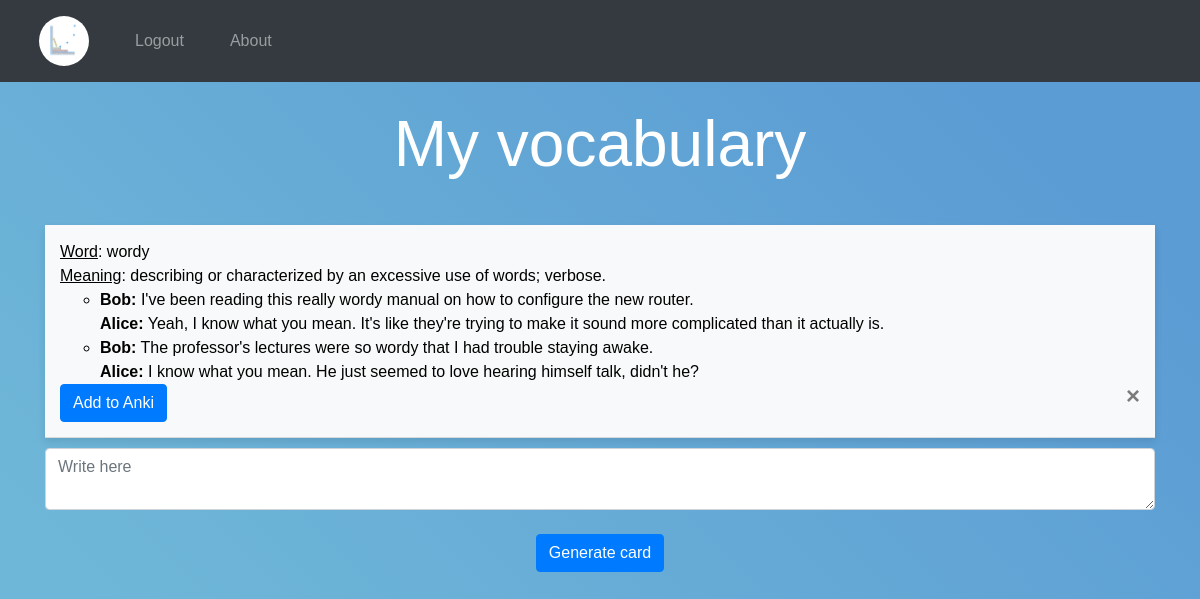
The page / (signed in) on the database as committed earlier.
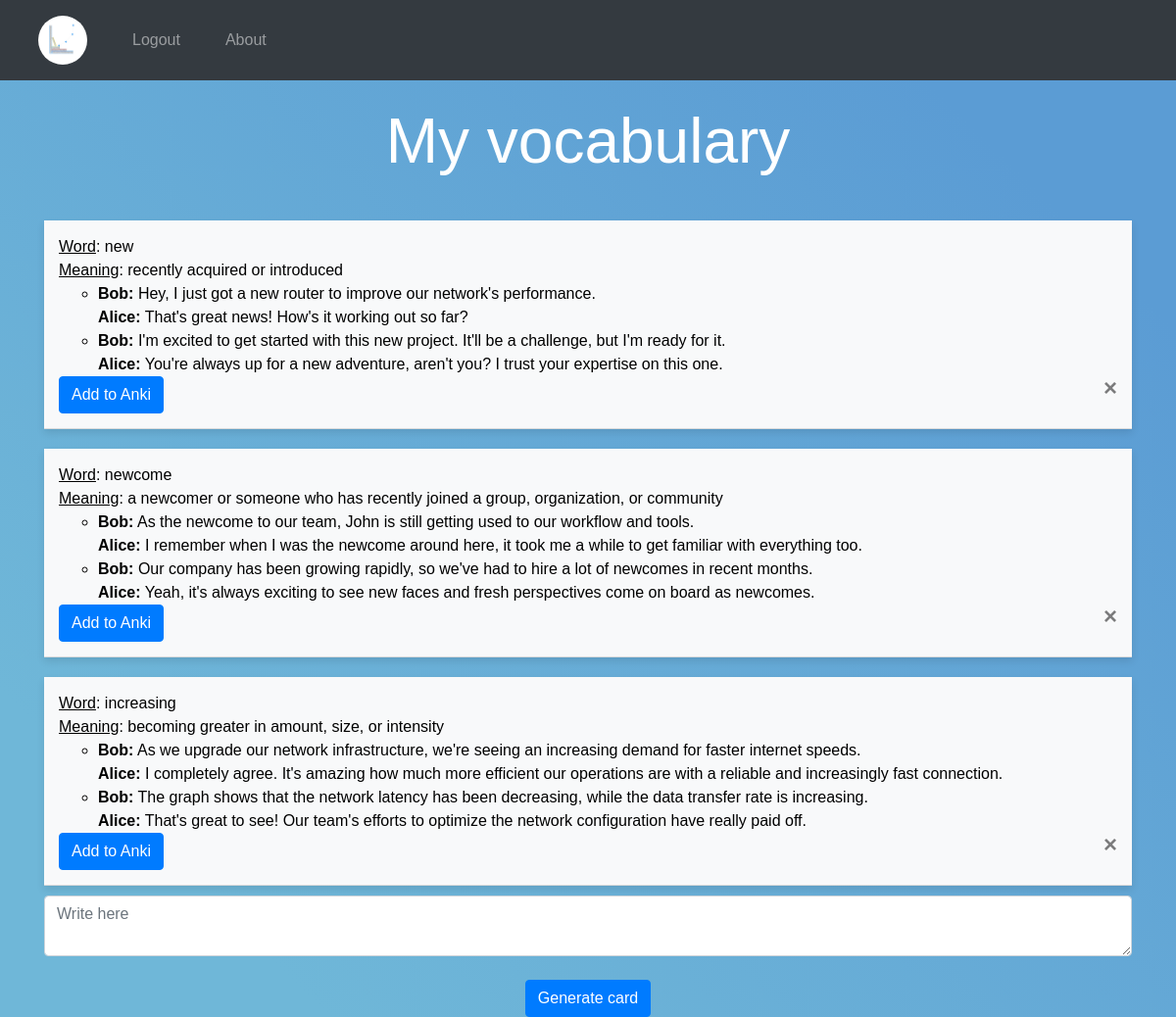
The same page on the database as committed later.
### website/models.py (models this page shows)
class Word(db.Model):
    id = db.Column(db.Integer, primary_key=True) # has autoincrement (default)
    data = db.Column(db.String(config.MAX_LEN_WORD))
    date = db.Column(db.DateTime(timezone=True), default=func.now())
    user_id = db.Column(db.Integer, db.ForeignKey('user.id'))
    word_info = db.Column(JSON)
    card_notes = db.Column(JSON)

### website/views.py (the view, shortened to what this page needs)
@views.route('/', methods=['GET', 'POST'])
@login_required
def home():
    app.logger.info('A new user arrived.') # prompts the Ollama's VM to start running
    return render_template("home.html", user=current_user)

### website/templates/home.html (shortened to what this page needs)
{% extends "base.html" %}
{% block content %}
    <br/>
    <h1>My vocabulary</h1> <br />
    <ul class="list-group list-group-flush" id="words">
        {% for word in user.words %}
            <li class="list-group-item">
                <u>Word</u>: {{ word.data }}
                <br>
                <u>Meaning</u>: {{ word.word_info.definition }}
                <br>
                <ul>
                    {% for sentence in word.word_info.dialog %}
                        <li>
                            <strong>Bob:</strong> {{ sentence.person1 }}
                            <br>
                            <strong>Alice:</strong> {{ sentence.person2 }}
                            <br>
                        </li>
                    {% endfor %}
                </ul>
                <button type="button" class="close" onClick="deleteWord({{ word.id }})">
                    <span aria-hidden="true">&times;</span>
                </button>
                <button type="button" class="btn btn-primary" onClick="addCardToAnki({{ word.id }})">
                    Add to Anki
                </button>
            </li>
        {% endfor %}
    </ul>
    <form id="addWordForm" method="POST">
        <textarea name="word" id="word" class="form-control" placeholder="Write here"></textarea>
        <br />
        <div align="center">
            <button type="submit" class="btn btn-primary">Generate card</button>
        </div>
    </form>
{% endblock %}

### website/templates/base.html (shortened to what this page needs)
<!DOCTYPE html>
<html>
  <head>
    <link
      rel="stylesheet"
      href="https://stackpath.bootstrapcdn.com/bootstrap/4.4.1/css/bootstrap.min.css"
    />
    <link
      rel="stylesheet"
      href="https://stackpath.bootstrapcdn.com/font-awesome/4.7.0/css/font-awesome.min.css"
    />
  </head>
  <body>
    <nav class="navbar navbar-expand-lg navbar-dark bg-dark">
      <div class="collapse navbar-collapse" id="navbar">
        <div class="navbar-nav">
          {% if user.is_authenticated %}
            <a class="nav-item nav-link" id="home" href="/">
              <img src="../static/logo-lexigraph-3.png" alt="Home" style="height: 50px; width: 50px; border-radius: 50%;">
            </a>
            <a class="nav-item nav-link" id="logout" href="/logout">Logout</a>
            <a class="nav-item nav-link" id="about" href="/about">About</a>
          {% else %}
            <a class="nav-item nav-link" id="login" href="/login">Login</a>
            <a class="nav-item nav-link" id="signUp" href="/sign-up">Sign Up</a>
            <a class="nav-item nav-link" id="about" href="/about"> About</a>
          {% endif %}
        </div>
      </div>
    </nav>
    <div class="container">
      {% block content %}
      {% endblock %}
    </div>
  </body>
</html>

### website/templates/base.html (style rules this page uses)
.navbar-nav { display: flex; align-items: center; height: 100%; }
.navbar-nav .nav-item { margin: 0 15px; }
.navbar-nav .nav-link { display: flex; align-items: center; height: 100%; }

### website/templates/home.html (style rules this page uses)
html, body { height: 100%; margin: 0; padding: 0; }
body { background: linear-gradient(45deg, #6fb7d8 15%, #5b9cd4 85%); color: white; font-family: Arial, sans-serif; }
.list-group { padding: 0; margin: 0; }
.list-group-item { background-color: #f8f9fa; color: black; border-radius: 10px; margin: 10px 0; padding: 15px; box-shadow: 0 4px 8px rgba(0, 0, 0, 0.1); }
h1 { text-align: center; font-family: Arial, sans-serif; font-size: 4em; }

Rows that differ between the two databases and show on the page:
changed Word: data "wordy" → "new"; word_info.definition "describing or characterized by an excessive use of words; verbose." → "recently acquired or introduced"
added Word: data "newcome", word_info.definition "a newcomer or someone who has recently joined a group, organization, or community", person1 "As the newcome to our team, John is still getting used to our workflow and tools." "Our company has been growing rapidly, so we've had to hire a lot of newcomes in recent months.", person2 "I remember when I was the newcome around here, it took me a while to get familiar with everything too." "Yeah, it's always exciting to see new faces and fresh perspectives come on board as newcomes."
added Word: data "increasing", word_info.definition "becoming greater in amount, size, or intensity", person1 "As we upgrade our network infrastructure, we're seeing an increasing demand for faster internet speeds." "The graph shows that the network latency has been decreasing, while the data transfer rate is increasing.", person2 "I completely agree. It's amazing how much more efficient our operations are with a reliable and increasingly fast connection." "That's great to see! Our team's efforts to optimize the network configuration have really paid off."
Other text that changed with them:
new list line: "Bob: Hey, I just got a new router to improve our network's performance. Alice: That's great news! How's it working out so far?"
new list line: "Bob: I'm excited to get started with this new project. It'll be a challenge, but I'm ready for it. Alice: You're always up for a new adventure, aren't you? I trust your expertise on this one."
list line gone: "Bob: I've been reading this really wordy manual on how to configure the new router. Alice: Yeah, I know what you mean. It's like they're trying to make it sound more complicated than it actually is."
list line gone: "Bob: The professor's lectures were so wordy that I had trouble staying awake. Alice: I know what you mean. He just seemed to love hearing himself talk, didn't he?"
